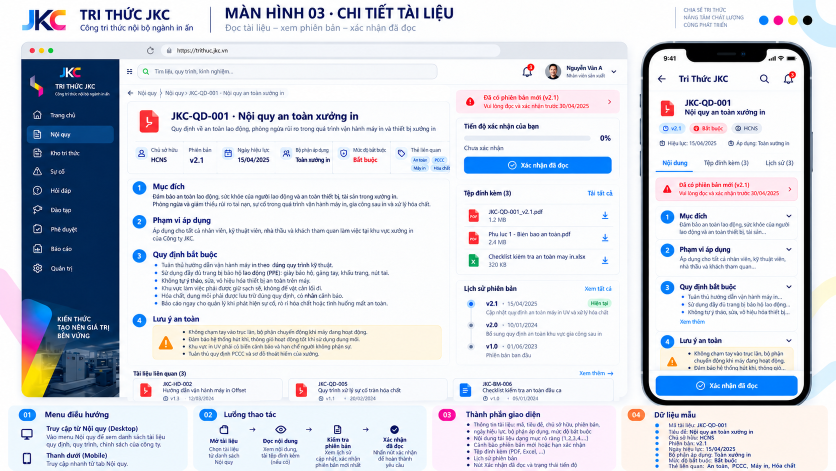
#> input picture design/approved_screens/03_document_detail.png, 1672 x 941 px (shown at 1/2 size)
$ python compare.py
#> lines starting #> are read from the running program, lines starting #| are printed output that depends on the picture
"""Build reference boards from screenshots; never use mockup crops in the app."""

from pathlib import Path

from PIL import Image, ImageDraw, ImageOps

root = Path(__file__).resolve().parents[2]
out = root / "docs/reports/ui-04"
reference = Image.open(root / "design/approved_screens/03_document_detail.png").convert(
    "RGB"
)
#> reference is the input picture: PIL image 1672x941 RGB; mean R, G, B 211.8, 216, 225.3
for name, width, height in [
    ("desktop", 720, 460),
    ("tablet", 420, 570),
    ("mobile390", 390, 854),
    ("mobile375", 375, 822),
]:
    mobile = name.startswith("mobile")
    crop = (1300, 144, 1608, 784) if mobile else (44, 120, 1254, 795)
    canvas = Image.new("RGB", (width * 3, height + 44), "#e8ecf3")
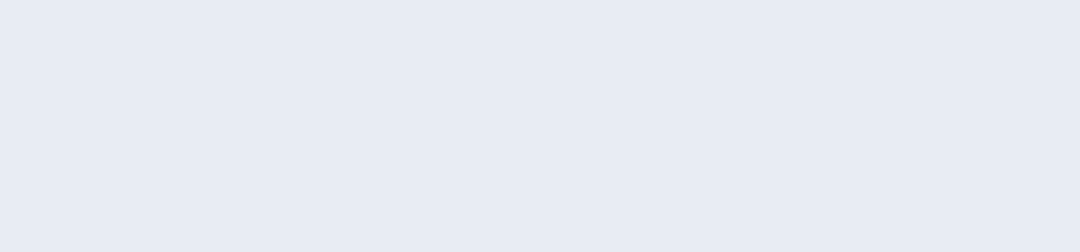
#> canvas: PIL image 2160x504 RGB (shown at 1/2 size); mean R, G, B 232, 236, 243
    draw = ImageDraw.Draw(canvas)
    frames = [
        reference.crop(crop),
        Image.open(out / f"before-{name}.png"),
        Image.open(out / f"after-{name}.png"),
    ]
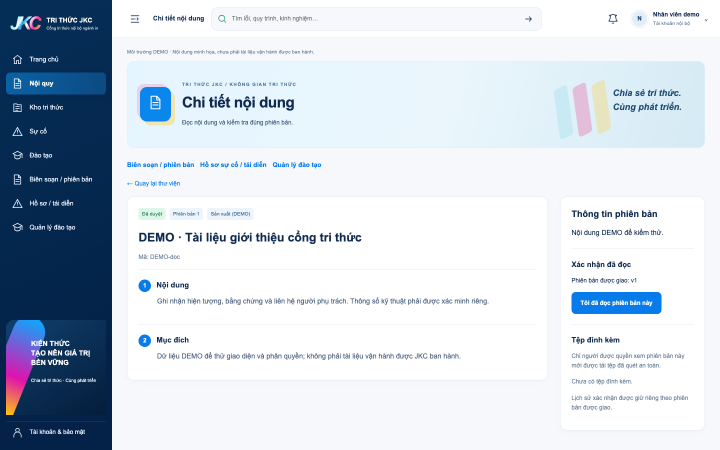
#> input picture docs/reports/ui-04/before-desktop.png, 1440 x 900 px (shown at 1/2 size)
#> (the run stopped early here; a loop or call above may not have finished)
